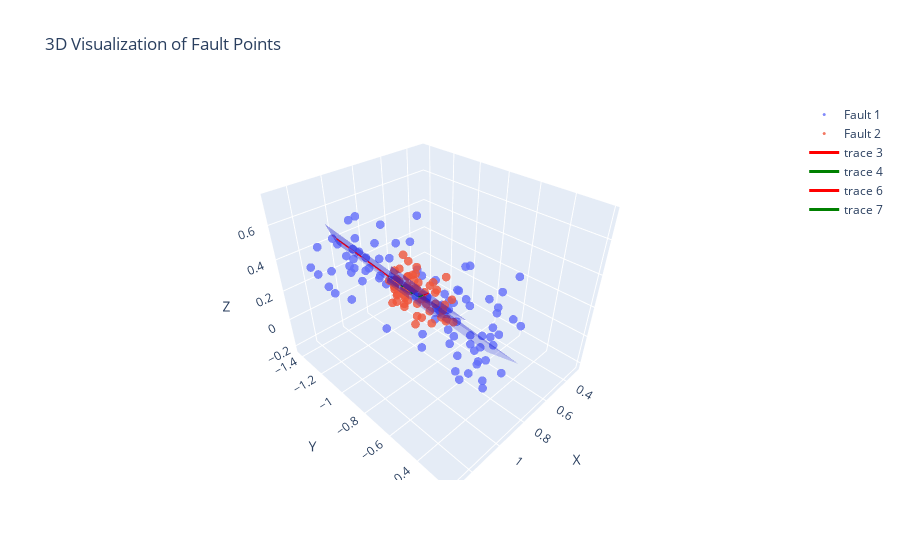

This figure's notebook cell:
### Markdown cell above
## Cross

### Code cell
n_simple_faults = 0
n_bent_faults = 0
n_cross_faults = 1
n_Y_faults = 0
n_parallel_faults = 0
n_structures = 0

# Generate fault metadata 
fault_metadata_list = generate_faults_metadata(n_simple_faults, n_bent_faults, n_cross_faults, n_Y_faults, n_parallel_faults, n_structures, eps_center=0.1, domain_scale=1, VERBOSE=False)

# Generate point cloud for the fault 
fault_points_list = generate_point_list_from_metadata_list(fault_metadata_list, n_simple_faults, n_bent_faults, n_cross_faults, n_Y_faults, n_parallel_faults)

multi_static_plot_better(fault_points_list, fault_metadata_list, show_plane=True, show_axes=True)
multi_interactive_plot_better(fault_points_list, fault_metadata_list, show_plane=True, show_axes=True)
